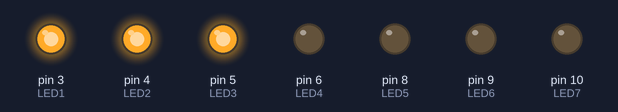
The sketch below on a simulated Arduino Uno, built with avr-gcc and run on an emulated ATmega328P. On the bench: output pins drawn as LEDs (lit = HIGH). Random numbers use the default seed unless the sketch sets one.

Above: at 0.1 s.
At 7.1 s:
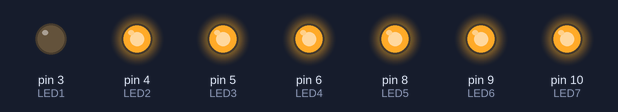
At 14.1 s:
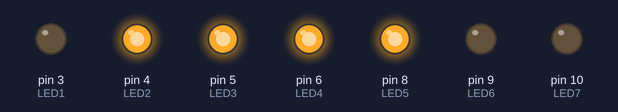
At 18.1 s:
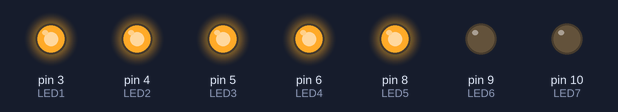
At 24.1 s:
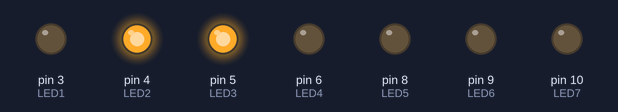
At 34.1 s:
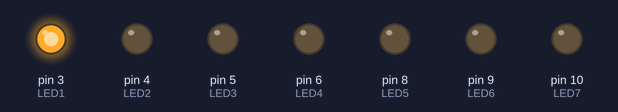
Timing chart, 0 to 40.0 s (numbered marks = the images above):
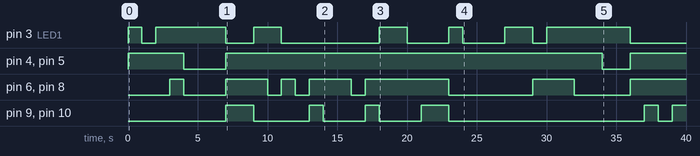

The sketch:

04MakerSpace-RollDiceLED.ino
```cpp
/*
  Rolling Dice
*/

#include "MakerSpacePins.h"

void setup() {
  pinMode(LED1,     OUTPUT);
  pinMode(LED2,     OUTPUT);
  pinMode(LED3,     OUTPUT);
  pinMode(LED4,     OUTPUT);
  pinMode(LED5,     OUTPUT);
  pinMode(LED6,     OUTPUT);
  pinMode(LED7,     OUTPUT);
  pinMode(SW_PB,    INPUT);
  pinMode(ANTNOISE, INPUT);

  randomSeed(analogRead(ANTNOISE));
  Serial.begin(9600);
}

void loop() {
  int diceRoll = random(0,6);
//  Serial.println(diceRoll+1);
  for (int i=0; i<7; i++) { digitalWrite(dice_LEDs[i],LOW); }                // turn off all LEDs
  for (int i=0; i<=diceRoll; i++) { digitalWrite(dice[diceRoll][i], HIGH); } // turn on LEDs for diceRoll
  delay (1000);                                                              // ...pause... for effect
}
```

MakerSpacePins.h
```cpp
// Define PINs
#define ANTNOISE A0
#define SW_PB    2
#define LED1     3
#define LED2     4
#define LED3     5
#define LED4     6
#define LED5     8
#define LED6     9
#define LED7     10
#define SPK      11

static const uint8_t dice_LEDs[] = {LED1,LED2,LED3,LED4,LED5,LED6,LED7};
static const uint8_t dice[6][6] = {
  {LED1},
  {LED2,LED3},
  {LED1,LED2,LED3},
  {LED2,LED3,LED4,LED5},
  {LED1,LED2,LED3,LED4,LED5},
  {LED2,LED3,LED4,LED5,LED6,LED7}
};
```

Measured:
- by itself, pin 3 (LED1): LOW → HIGH at 0.00 s, → LOW 1.0 s later, → HIGH 1.0 s later, → LOW 5.0 s later, … (14 changes in this stretch)
- by itself, pin 4 (LED2), pin 5 (LED3): goes HIGH 4.0 s, LOW 3.0 s, HIGH 27.0 s, LOW 2.0 s, then HIGH
- by itself, pin 6 (LED4), pin 8 (LED5): LOW → HIGH at 3.0 s, → LOW 1.0 s later, → HIGH 3.0 s later, → LOW 3.0 s later, … (13 changes in this stretch)
- by itself, pin 9 (LED6), pin 10 (LED7): LOW → HIGH at 7.0 s, → LOW 2.0 s later, → HIGH 4.0 s later, → LOW 1.0 s later, … (11 changes in this stretch)
